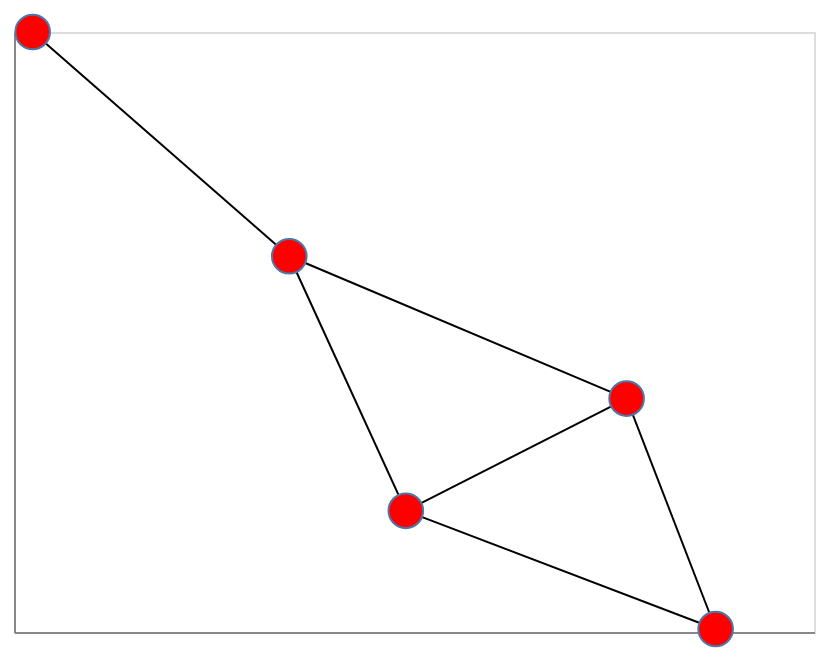

Write notebook code for a chart like this one.
### Markdown cell above
### Create a network from scratch

You can also create a graph by manually adding nodes and edges with the respective methods `add_edge` and `add_node`:

### Code cell
G = nx.Graph()

G.add_node("Ada")
G.add_node("Bob")
G.add_node("Cai")
G.add_node("Don")
G.add_node("Eva")

G.add_edge("Ada", "Bob")
G.add_edge("Ada", "Cai")
G.add_edge("Ada", "Eva")
G.add_edge("Bob", "Cai")
G.add_edge("Bob", "Don")
G.add_edge("Cai", "Don")

nxa.draw_networkx(G)

### Figure 1 — Vega-Lite specification as saved in the notebook (floating-point values rounded to 4 significant figures)
{"config": {"view": {"continuousWidth": 400, "continuousHeight": 300}}, "layer": [{"data": {"name": "data-873a5c0a1f6681dc8763af5f20c80aa7"}, "mark": {"type": "line", "color": "black", "opacity": 1, "strokeWidth": 1}, "encoding": {"detail": {"type": "quantitative", "field": "edge"}, "x": {"type": "quantitative", "axis": {"grid": false, "labels": false, "ticks": false, "title": ""}, "field": "x"}, "y": {"type": "quantitative", "axis": {"grid": false, "labels": false, "ticks": false, "title": ""}, "field": "y"}}}, {"data": {"name": "data-099ebc6bd4511de9a84564a8bab1a227"}, "mark": {"type": "point", "fill": "red", "opacity": 1, "size": 300, "strokeWidth": 1.0}, "encoding": {"x": {"type": "quantitative", "axis": {"grid": false, "labels": false, "ticks": false}, "field": "x"}, "y": {"type": "quantitative", "axis": {"grid": false, "labels": false, "ticks": false}, "field": "y"}}}], "$schema": "https://vega.github.io/schema/vega-lite/v4.8.1.json", "datasets": {"data-873a5c0a1f6681dc8763af5f20c80aa7": [{"x": -0.2495, "pair": ["Ada", "Bob"], "edge": 0, "source": "Ada", "target": "Bob", "y": 0.3271}, {"x": -0.01634, "pair": ["Ada", "Bob"], "edge": 0, "source": "Ada", "target": "Bob", "y": -0.4365}, {"x": -0.2495, "pair": ["Ada", "Cai"], "edge": 1, "source": "Ada", "target": "Cai", "y": 0.3271}, {"x": 0.4252, "pair": ["Ada", "Cai"], "edge": 1, "source": "Ada", "target": "Cai", "y": -0.0997}, {"x": -0.2495, "pair": ["Ada", "Eva"], "edge": 2, "source": "Ada", "target": "Eva", "y": 0.3271}, {"x": -0.7626, "pair": ["Ada", "Eva"], "edge": 2, "source": "Ada", "target": "Eva", "y": 1.0}, {"x": -0.01634, "pair": ["Bob", "Cai"], "edge": 3, "source": "Bob", "target": "Cai", "y": -0.4365}, {"x": 0.4252, "pair": ["Bob", "Cai"], "edge": 3, "source": "Bob", "target": "Cai", "y": -0.0997}, {"x": -0.01634, "pair": ["Bob", "Don"], "edge": 4, "source": "Bob", "target": "Don", "y": -0.4365}, {"x": 0.6032, "pair": ["Bob", "Don"], "edge": 4, "source": "Bob", "target": "Don", "y": -0.791}, {"x": 0.4252, "pair": ["Cai", "Don"], "edge": 5, "source": "Cai", "target": "Don", "y": -0.0997}, {"x": 0.6032, "pair": ["Cai", "Don"], "edge": 5, "source": "Cai", "target": "Don", "y": -0.791}], "data-099ebc6bd4511de9a84564a8bab1a227": [{"x": -0.2495, "y": 0.3271}, {"x": -0.01634, "y": -0.4365}, {"x": 0.4252, "y": -0.0997}, {"x": 0.6032, "y": -0.791}, {"x": -0.7626, "y": 1.0}]}}
